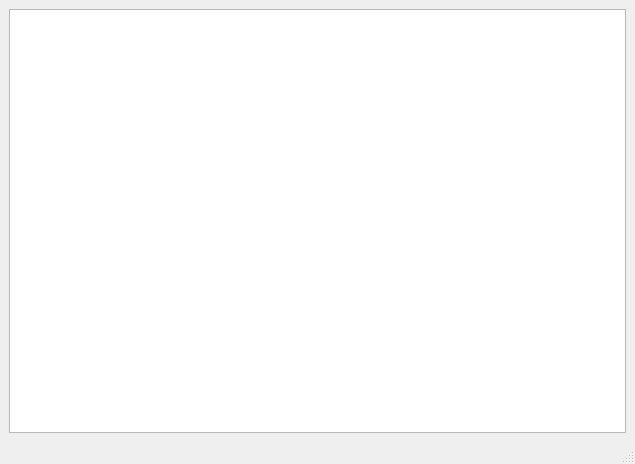
<?xml version="1.0" encoding="UTF-8"?>
<ui version="4.0">
 <class>ProfileMainWindow</class>
 <widget class="QMainWindow" name="ProfileMainWindow">
  <property name="geometry">
   <rect>
    <x>0</x>
    <y>0</y>
    <width>635</width>
    <height>464</height>
   </rect>
  </property>
  <property name="windowTitle">
   <string>MainWindow</string>
  </property>
  <widget class="QWidget" name="centralwidget">
   <layout class="QVBoxLayout" name="verticalLayout">
    <item>
     <widget class="SeisProfileView" name="graphicsView"/>
    </item>
   </layout>
  </widget>
  <widget class="QMenuBar" name="menubar">
   <property name="geometry">
    <rect>
     <x>0</x>
     <y>0</y>
     <width>635</width>
     <height>23</height>
    </rect>
   </property>
  </widget>
  <widget class="QStatusBar" name="statusbar"/>
 </widget>
 <customwidgets>
  <customwidget>
   <class>SeisProfileView</class>
   <extends>QGraphicsView</extends>
   <header location="global">../../libs/seis/seisprofileview.h</header>
  </customwidget>
 </customwidgets>
 <resources/>
 <connections/>
</ui>
